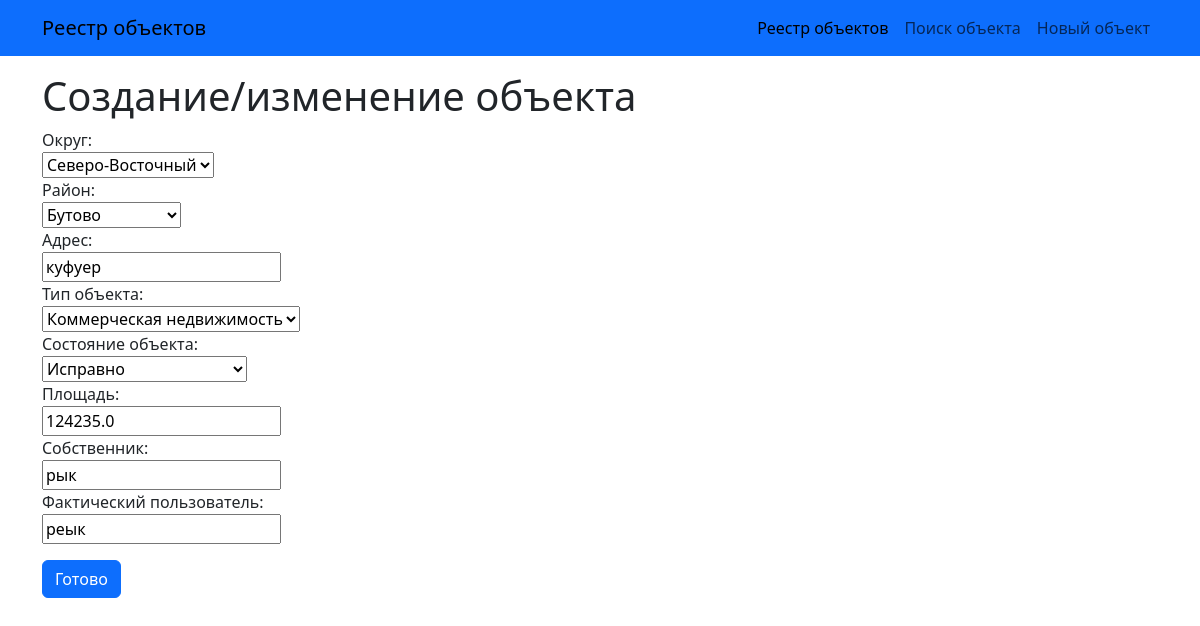
/estate_objects/14/edit/, run on the app's committed database.
### estate_objects/models.py (models this page shows, shortened)
class EstateObject(models.Model):
    division = models.CharField(max_length=2, choices=DIVISIONS, verbose_name='Округ')
    district = models.CharField(max_length=32, choices=DISTRICTS, verbose_name='Район')
    address = models.CharField(max_length=256, verbose_name='Адрес')
    obj_type = models.CharField(max_length=16, choices=OBJ_TYPES, verbose_name='Тип объекта')
    condition = models.CharField(max_length=32, choices=CONDITIONS, verbose_name='Состояние объекта')
    area = models.FloatField(validators=[MinValueValidator(0)], verbose_name='Площадь объекта')
    owner = models.CharField(max_length=256, verbose_name='Собственник')
    current_holder = models.CharField(max_length=256, verbose_name='Фактический пользователь')
    media_files = models.FileField(upload_to='photo_video/', verbose_name='Фото/видео')

### estate_objects/views.py (the view)
# urls.py: path('<int:pk>/edit/', ObjectUpdate.as_view(), name='object_update'),
class ObjectUpdate(UpdateView):
    template_name = 'object_create.html'
    form_class = AddObjectForm
    def get_object(self, **kwargs):
        obj_id = self.kwargs.get('pk')
        return get_object_or_404(EstateObject, pk=obj_id)

### estate_objects/forms.py
class AddObjectForm(ModelForm):
    area = IntegerField(
        label='Площадь',
        widget=NumberInput(attrs={"class":"myfield"})
        )
    class Meta:
        model = EstateObject
        exclude = ['media_files']

### templates/object_create.html (shortened to what this page needs)
{% extends 'base.html' %}
{% block content %}
    <h1>Создание/изменение объекта</h1>
    <form class="d-flex flex-column align-items-start" method="POST">
        {{ form }}
        <input class="btn btn-primary mt-3" type="submit" value="Готово">
    </form>
{% endblock content %}

### data on the page
EstateObject: division "Северо-Восточный", district "Бутово", address "куфуер", obj_type "Коммерческая недвижимость", condition "Исправно", area "124235.0", owner "рык", current_holder "реык"
